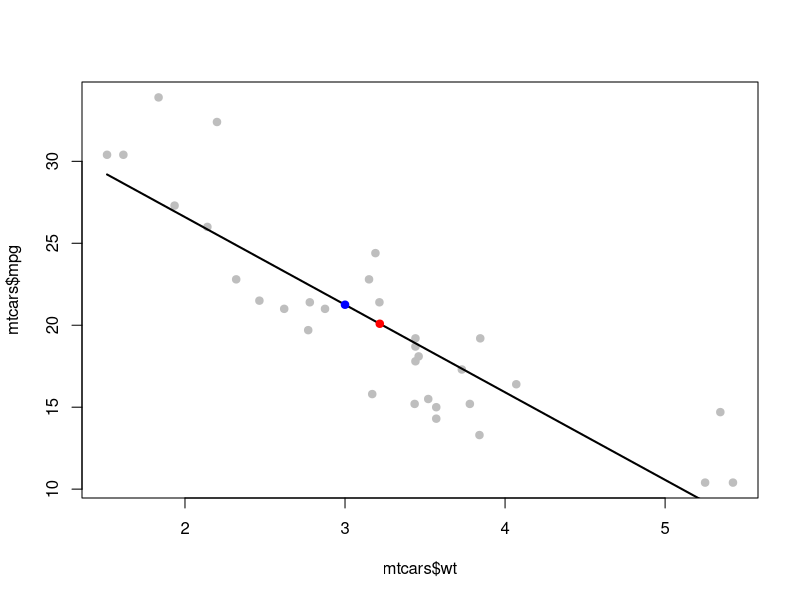

This chart was generated by the following R code:
# Question 1
# Give a P-value for the two sided hypothesis test of whether 
# β1 from a linear regression model is 0 or not.
x <- c(0.61, 0.93, 0.83, 0.35, 0.54, 0.16, 0.91, 0.62, 0.62)
y <- c(0.67, 0.84, 0.6, 0.18, 0.85, 0.47, 1.1, 0.65, 0.36)

fit <- lm(y~x)
summary(fit)$coef

# Question 2
# Consider the previous problem, give the estimate of the residual 
# standard deviation.
summary(fit)

# Question 3
# In the mtcars data set, fit a linear regression model of weight 
# (predictor) on mpg (outcome). Get a 95% confidence interval for 
# the expected mpg at the average weight. What is the lower endpoint?
data(mtcars)

fit <- lm(data=mtcars, mpg~wt)
wt_avg <- as.data.frame(mean(mtcars$wt))
names(wt_avg) <- 'wt'

plot(mtcars$wt, mtcars$mpg, pch=19, col='grey')
lines(mtcars$wt, predict(fit), lwd=2)
points(wt_avg, predict(fit, wt_avg), pch=19, col='red')

predict(fit, wt_avg, interval="confidence")

# Question 4
# Refer to the previous question. Read the help file for 
# mtcars. What is the weight coefficient interpreted as?

?mtcars

# Question 5
# A new car is coming weighing 3000 pounds. Construct a 95% 
# prediction interval for its mpg. What is the upper endpoint?

wt_new <- as.data.frame(3000/1000)
names(wt_new)<-'wt'

points(wt_new, predict(fit, wt_new), pch=19, col='blue')

predict(fit, wt_new, interval="predict")

# Question 6
# A short ton is defined as 2,000 lbs. Construct a 95% 
# confidence interval for the expected change in mpg per 1 
# short ton increase in weight. Give the lower endpoint.

# wt is given in 1000 lbs, so if I divide int by 2 I get 
# weight in short tons
fit <- lm(data=mtcars, mpg~I(wt/2))
summary(fit)
# 95% confidence interval = estimate +- 2 standard errors 
# For lower endpoint:
summary(fit)$coef[2,1]-2*summary(fit)$coef[2,2]


# Question 9
# About what is the ratio of the the sum of the squared errors,
# when comparing a model with just an intercept (denominator) 
# to the model with the intercept and slope (numerator)?

fit0 <- lm(data=mtcars, mpg~1)
fit1 <- lm(data=mtcars, mpg~wt)

sqe0 <- sum((mtcars$mpg-predict(fit0))^2)
sqe1 <- sum((mtcars$mpg-predict(fit1))^2)

sqe0/sqe1






